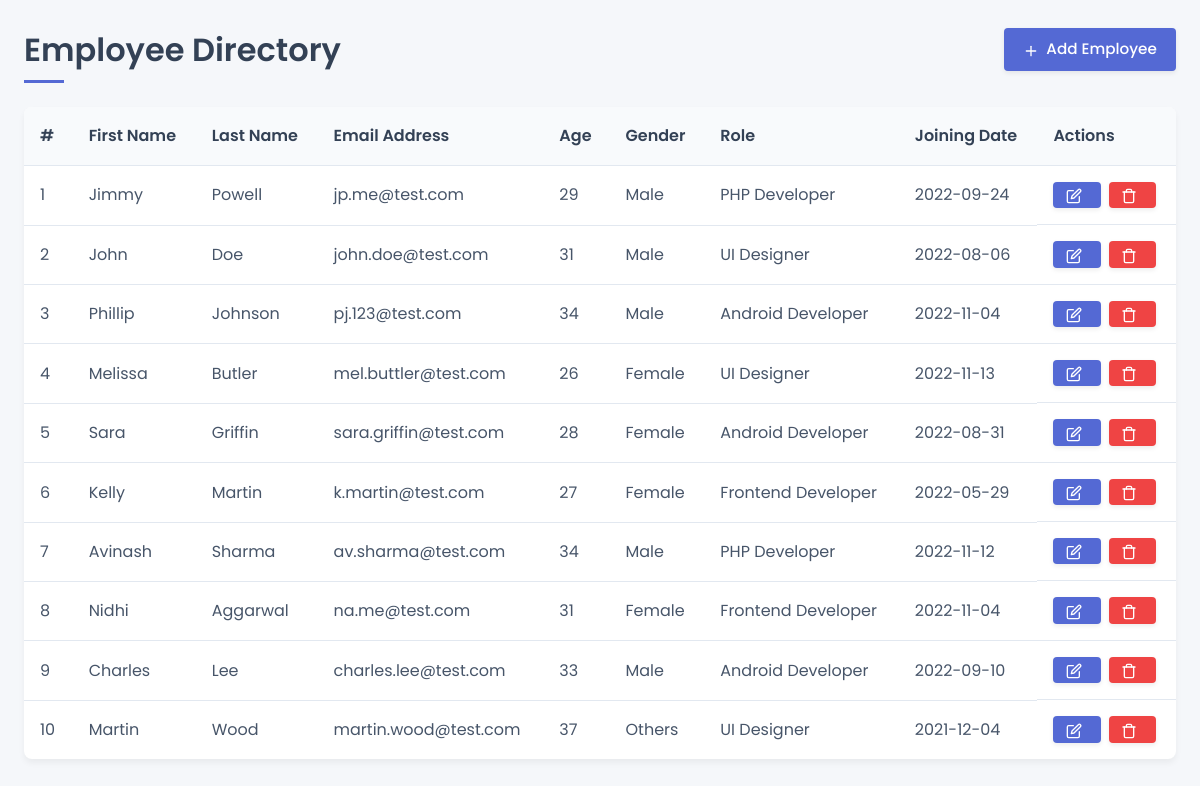
Before: / with the older database file.
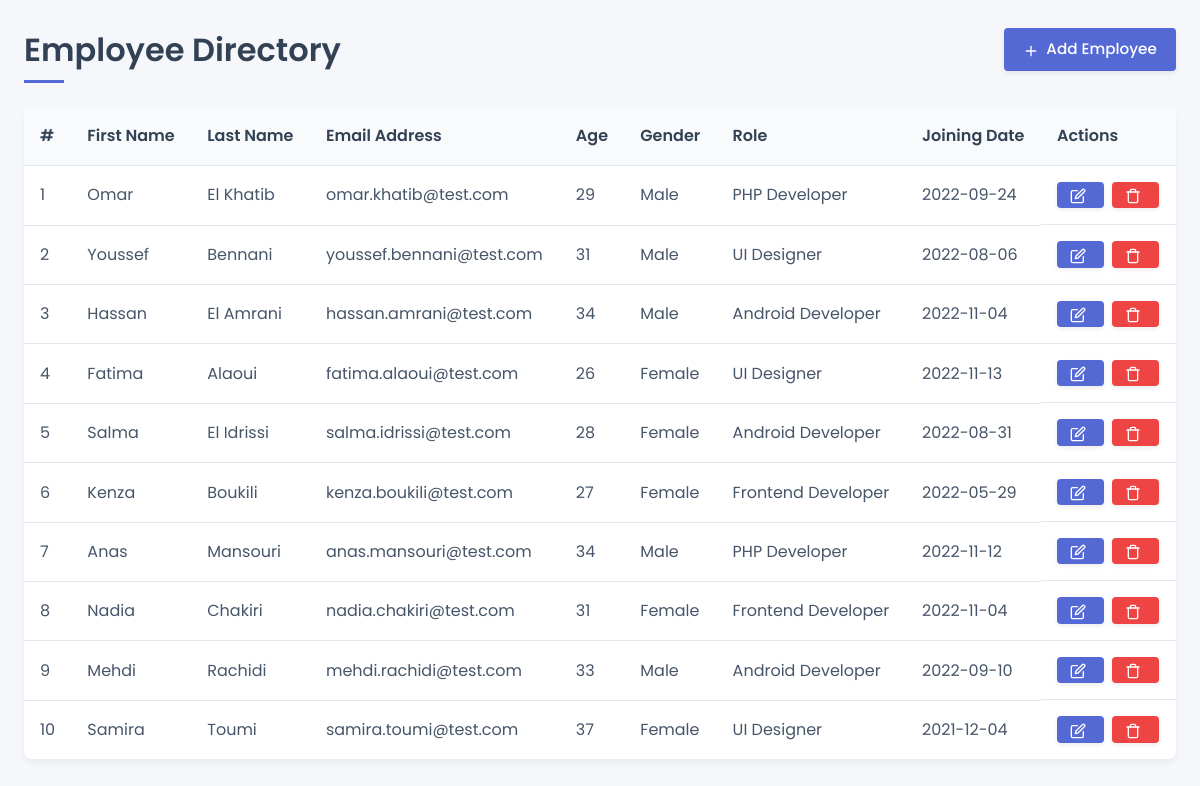
After: the same page with the newer database file.
### tables this page shows
CREATE TABLE `employees` (
  `id` int(11) NOT NULL AUTO_INCREMENT,
  `first_name` varchar(30) NOT NULL,
  `last_name` varchar(30) NOT NULL,
  `email` varchar(50) NOT NULL,
  `age` int(11) NOT NULL,
  `gender` varchar(10) NOT NULL,
  `designation` varchar(20) NOT NULL,
  `joining_date` date NOT NULL,
  PRIMARY KEY (`id`)
);

### index.php (the view, shortened to what this page needs)
<!DOCTYPE html>
<html lang="en">
<head>
  <link rel="stylesheet" href="./style.css">
</head>
<body>
  <div class="container">
    <div class="header">
      <h1>Employee Directory</h1>
      <a href="./create.php" class="btn btn-primary btn-add">Add Employee</a>
    </div>
    <div class="table-container">
      <table>
        <thead>
          <tr>
            <th>#</th>
            <th>First Name</th>
            <th>Last Name</th>
            <th>Email Address</th>
            <th>Age</th>
            <th>Gender</th>
            <th>Role</th>
            <th>Joining Date</th>
            <th>Actions</th>
          </tr>
        </thead>
        <tbody>
          <?php
          require_once "./config.php";
          $sql = "SELECT * FROM employees";
          if ($result = mysqli_query($link, $sql)) {
            if (mysqli_num_rows($result) > 0) {
              $rows = mysqli_fetch_all($result, MYSQLI_ASSOC);
              $count = 1;
              foreach ($rows as $row) { ?>
                <tr>
                  <td><?= $count++; ?></td>
                  <td><?= $row["first_name"]; ?></td>
                  <td><?= $row["last_name"]; ?></td>
                  <td><?= $row["email"]; ?></td>
                  <td><?= $row["age"]; ?></td>
                  <td><?= $row["gender"]; ?></td>
                  <td><?= $row["designation"]; ?></td>
                  <td><?= $row["joining_date"]; ?></td>
                  <td class="actions">
                    <a href="./update.php?id=<?= $row["id"]; ?>" class="btn btn-primary btn-sm btn-edit"></a>
                    <a href="./delete.php?id=<?= $row["id"]; ?>" class="btn btn-danger btn-sm btn-delete"></a>
                  </td>
                </tr>
              <?php
              }
            } else { ?>
              <tr>
                <td class="text-center text-danger" colspan="9">No employees found in the database</td>
              </tr>
          <?php
            }
          }
          ?>
        </tbody>
      </table>
    </div>
  </div>
</body>
</html>

### style.css (style rules this page uses)
* { margin: 0; padding: 0; box-sizing: border-box; font-family: 'Poppins', sans-serif; }
body { background-color: #f5f7fa; color: #333; line-height: 1.6; }
.container { max-width: 1200px; margin: 0 auto; padding: 1.5rem; }
.header { display: flex; justify-content: space-between; align-items: center; margin-bottom: 2rem; }
.header h1 { color: #334155; font-weight: 600; position: relative; }
.header h1::after { content: ''; position: absolute; width: 40px; height: 3px; background-color: #5469d4; bottom: -8px; left: 0; }
.btn { display: inline-flex; align-items: center; justify-content: center; padding: 0.6rem 1.2rem; border-radius: 4px; font-weight: 500; font-size: 0.95rem; cursor: pointer; transition: all 0.3s ease; border: none; text-decoration: none; box-shadow: 0 2px 5px rgba(0, 0, 0, 0.08); }
.btn-primary { background-color: #5469d4; color: white; }
.btn-danger { background-color: #ef4444; color: white; }
.btn-sm { padding: 0.4rem 0.8rem; font-size: 0.85rem; }
.table-container { overflow-x: auto; background-color: white; border-radius: 8px; box-shadow: 0 4px 6px rgba(0, 0, 0, 0.05); }
table { width: 100%; border-collapse: collapse; text-align: left; }
th { background-color: #f8fafc; padding: 1rem; font-weight: 600; color: #334155; border-bottom: 1px solid #e2e8f0; }
td { padding: 1rem; border-bottom: 1px solid #e2e8f0; color: #475569; }
tr:last-child td { border-bottom: none; }
.actions { display: flex; gap: 0.5rem; }
.animated { animation: fadeIn 0.3s ease-out; }

Changed rows visible on the page:
changed employees: first_name "Jimmy" → "Omar"; last_name "Powell" → "El Khatib"; email "jp.me@test.com" → "omar.khatib@test.com"
changed employees: first_name "John" → "Youssef"; last_name "Doe" → "Bennani"; email "john.doe@test.com" → "youssef.bennani@test.com"
changed employees: first_name "Phillip" → "Hassan"; last_name "Johnson" → "El Amrani"; email "pj.123@test.com" → "hassan.amrani@test.com"
changed employees: first_name "Melissa" → "Fatima"; last_name "Butler" → "Alaoui"; email "mel.buttler@test.com" → "fatima.alaoui@test.com"
changed employees: first_name "Sara" → "Salma"; last_name "Griffin" → "El Idrissi"; email "sara.griffin@test.com" → "salma.idrissi@test.com"
changed employees: first_name "Kelly" → "Kenza"; last_name "Martin" → "Boukili"; email "k.martin@test.com" → "kenza.boukili@test.com"
changed employees: first_name "Avinash" → "Anas"; last_name "Sharma" → "Mansouri"; email "av.sharma@test.com" → "anas.mansouri@test.com"
changed employees: first_name "Nidhi" → "Nadia"; last_name "Aggarwal" → "Chakiri"; email "na.me@test.com" → "nadia.chakiri@test.com"
changed employees: first_name "Charles" → "Mehdi"; last_name "Lee" → "Rachidi"; email "charles.lee@test.com" → "mehdi.rachidi@test.com"
changed employees: first_name "Martin" → "Samira"; last_name "Wood" → "Toumi"; email "martin.wood@test.com" → "samira.toumi@test.com"; gender "Others" → "Female"
